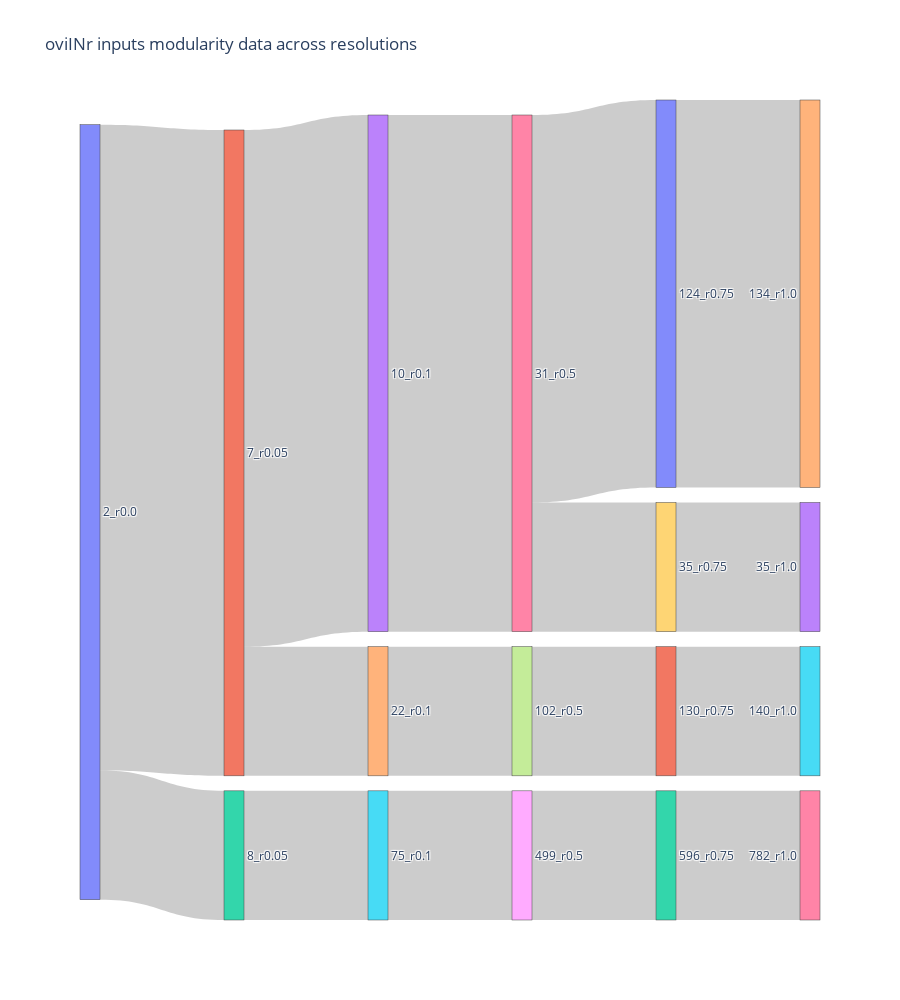

The notebook cell this image was saved under:
### Code cell
import plotly.graph_objects as go

fig = go.Figure(data=[go.Sankey(
    node = dict(
        pad = 15,
        thickness=20,
        #line=dict(color='blue', width=0.5),
        label = nodes,
        #color='green'
    ),
    link = dict(
        source= links_dict['source'],
        target = links_dict['target'],
        value = links_dict['value']
    )
    
)
])
fig.update_layout(title='oviINr inputs modularity data across resolutions', height=1000)
fig.show()

### Figure 1 — Plotly figure (JSON) as saved in the notebook; plotly's stock layout.template omitted (floating-point values rounded to 4 significant figures)
{"data": [{"link": {"source": [0, 0, 1, 1, 2, 3, 4, 5, 7, 6, 6, 8, 10, 11, 9, 12], "target": [1, 2, 3, 4, 5, 6, 7, 8, 11, 10, 9, 12, 14, 15, 13, 16], "value": [10, 2, 8, 2, 2, 8, 2, 2, 2, 6, 2, 2, 6, 2, 2, 2]}, "node": {"label": ["2_r0.0", "7_r0.05", "8_r0.05", "10_r0.1", "22_r0.1", "75_r0.1", "31_r0.5", "102_r0.5", "499_r0.5", "35_r0.75", "124_r0.75", "130_r0.75", "596_r0.75", "35_r1.0", "134_r1.0", "140_r1.0", "782_r1.0"], "pad": 15, "thickness": 20}, "type": "sankey"}], "layout": {"height": 1000, "title": {"text": "oviINr inputs modularity data across resolutions"}}}
